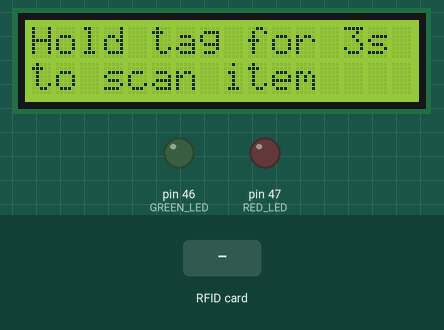
This sketch was run on a simulated Arduino Mega 2560, built with avr-gcc and run on an emulated ATmega2560. Shown: 16×2 character LCD, output pins drawn as LEDs (lit = HIGH). Inputs (shaded band) come from the test bench. Pins used as bus, display or sensor lines are not drawn; what the sketch prints to the serial monitor is not drawn.

Above: at 4.3 s.
4.4 s: RFID card 5E 7A 19 C4 held to the reader
At 4.57 s:
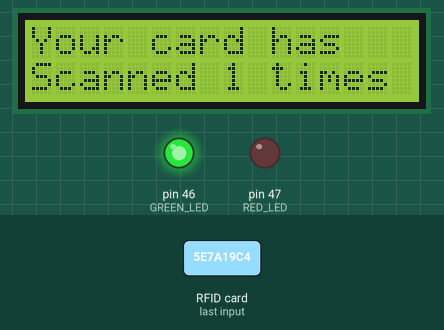
At 11.9 s:
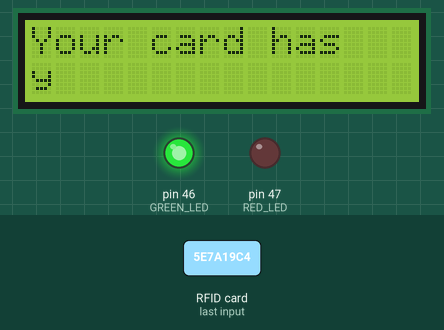
Timing chart, 0 to 15.3 s (numbered marks = the images above; inputs shaded):
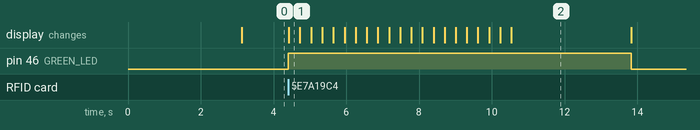

Measured:
- after the input at 4.4 s, pin 46 (GREEN_LED): LOW → HIGH at once, → LOW 9.4 s later; the display: changes at once (image 1)

The sketch:

Dispenser.ino
```cpp
#include <SPI.h>
#include <MFRC522.h>
#include <Arduino.h>
#include <LiquidCrystal.h>

#define RST_PIN      49
#define SS_PIN       53
#define GREEN_LED    46
#define RED_LED      47
#define MAX_CARDS    10  // Maximum number of unique cards to track
#define MAX_READS    3   // Default maximum valid reads per card (can be edited)
#define TIMEOUT_MIN  5   // Timeout in minutes to reset read counts

MFRC522 mfrc522(SS_PIN, RST_PIN);  // Create MFRC522 instance
LiquidCrystal lcd(7, 8, 9, 10, 11, 12); // LCD connected to digital pins

String cardUUIDs[MAX_CARDS];  // Array to store UUIDs
int cardReadCounts[MAX_CARDS] = {0}; // Array to track read counts
int maxReadsPerCard[MAX_CARDS]; // Array to allow setting max reads per card
unsigned long lastReadTime[MAX_CARDS] = {0}; // Store last read timestamps

void setup() {
    Serial.begin(9600);  // Initialize serial communications with the PC
    while (!Serial);     // Do nothing if no serial port is opened (for ATMEGA32U4-based Arduinos)
    SPI.begin();         // Init SPI bus
    mfrc522.PCD_Init();  // Init MFRC522

    pinMode(GREEN_LED, OUTPUT);
    pinMode(RED_LED, OUTPUT);

    lcd.begin(16, 2);
    lcd.clear();
    lcd.setCursor(0, 0);
    lcd.print("Please scan your");
    lcd.setCursor(0, 1);
    lcd.print("card to get item");
    delay(3000);
    lcd.clear();
    lcd.setCursor(0, 0);
    lcd.print("Hold tag for 3s");
    lcd.setCursor(0, 1);
    lcd.print("to scan item");

    Serial.println(F("Scan PICC to see UID..."));
}

void loop() {
    unsigned long currentMillis = millis();

    // Reset read counts if timeout has passed
    for (int i = 0; i < MAX_CARDS; i++) {
        if (cardUUIDs[i] != "" && (currentMillis - lastReadTime[i]) > (TIMEOUT_MIN * 60000)) {
            cardReadCounts[i] = 0;
            lastReadTime[i] = currentMillis;
        }
    }

    // Reset the loop if no new card present on the sensor/reader
    if (!mfrc522.PICC_IsNewCardPresent()) {
        return;
    }

    // Select one of the cards
    if (!mfrc522.PICC_ReadCardSerial()) {
        digitalWrite(RED_LED, HIGH);
        lcd.clear();
        lcd.setCursor(0, 0);
        lcd.print("Please hold your");
        lcd.setCursor(0, 1);
        lcd.print("tag for 3 sec");
        Serial.println("Error reading card.");
        delay(2000);
        digitalWrite(RED_LED, LOW);
        return;
    }

    // Store the UUID in a variable
    String uuid = "";
    for (byte i = 0; i < mfrc522.uid.size; i++) {
        if (i > 0) uuid += "-"; // Add separator between bytes
        uuid += String(mfrc522.uid.uidByte[i], HEX);
    }

    // Check if UUID already exists in the list
    int index = -1;
    for (int i = 0; i < MAX_CARDS; i++) {
        if (cardUUIDs[i] == uuid) {
            index = i;
            break;
        } else if (cardUUIDs[i] == "") { // Store new UUID if there's an empty slot
            cardUUIDs[i] = uuid;
            cardReadCounts[i] = 0;
            maxReadsPerCard[i] = MAX_READS; // Set default max reads per card
            lastReadTime[i] = currentMillis;
            index = i;
            break;
        }
    }

    // If we found or added the card, increment its count
    if (index != -1) {
        lastReadTime[index] = currentMillis;
        cardReadCounts[index]++;
        if (cardReadCounts[index] > maxReadsPerCard[index]) {
            Serial.println("That's enough for the day");
            lcd.clear();
            lcd.setCursor(0, 0);
            lcd.print("You've already");
            lcd.setCursor(0, 1);
            lcd.print("scanned max today");
            digitalWrite(RED_LED, HIGH);
            delay(2000);
            digitalWrite(RED_LED, LOW);
            return;
        }
    } else {
        lcd.clear();
        lcd.setCursor(0, 0);
        lcd.print("We're having");
        lcd.setCursor(0, 1);
        lcd.print("trouble reading");
        digitalWrite(RED_LED, HIGH);
        delay(2000);
        digitalWrite(RED_LED, LOW);
        return;
    }

    // Turn on the green LED if the card is read successfully
    digitalWrite(GREEN_LED, HIGH);

    // Print the UUID
    Serial.print("UUID: ");
    Serial.println(uuid);

    // Show LCD success message with marquee effect
    lcd.clear();
    String message = "Scanned " + String(cardReadCounts[index]) + " times today";
    for (int i = 0; i < message.length(); i++) {
        lcd.clear();
        lcd.setCursor(0, 0);
        lcd.print("Your card has");
        lcd.setCursor(0, 1);
        lcd.print(message.substring(i));
        delay(300);
    }

    delay(3000);
    lcd.clear();
    lcd.setCursor(0, 0);
    lcd.print("Hold tag for 3s");
    lcd.setCursor(0, 1);
    lcd.print("to scan item");

    digitalWrite(GREEN_LED, LOW);
    mfrc522.PICC_HaltA(); // Halt the current card
}

// Function to manually edit the max read count for a specific card
void setMaxReads(String uuid, int maxReads) {
    for (int i = 0; i < MAX_CARDS; i++) {
        if (cardUUIDs[i] == uuid) {
            maxReadsPerCard[i] = maxReads;
            Serial.print("Max reads updated for UUID ");
            Serial.print(uuid);
            Serial.print(": ");
            Serial.println(maxReads);
            return;
        }
    }
    Serial.println("UUID not found.");
}
```
